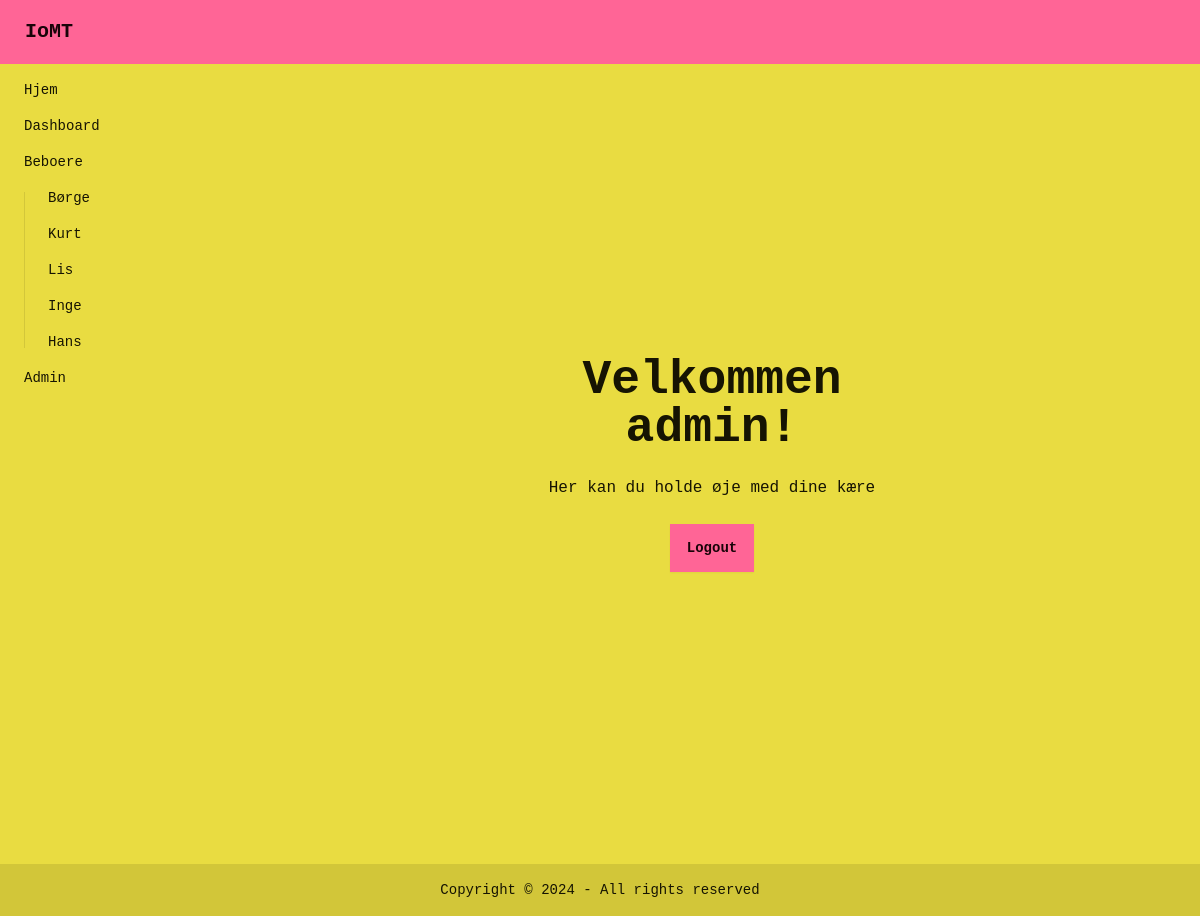
The page / (signed in) on the database as committed earlier.
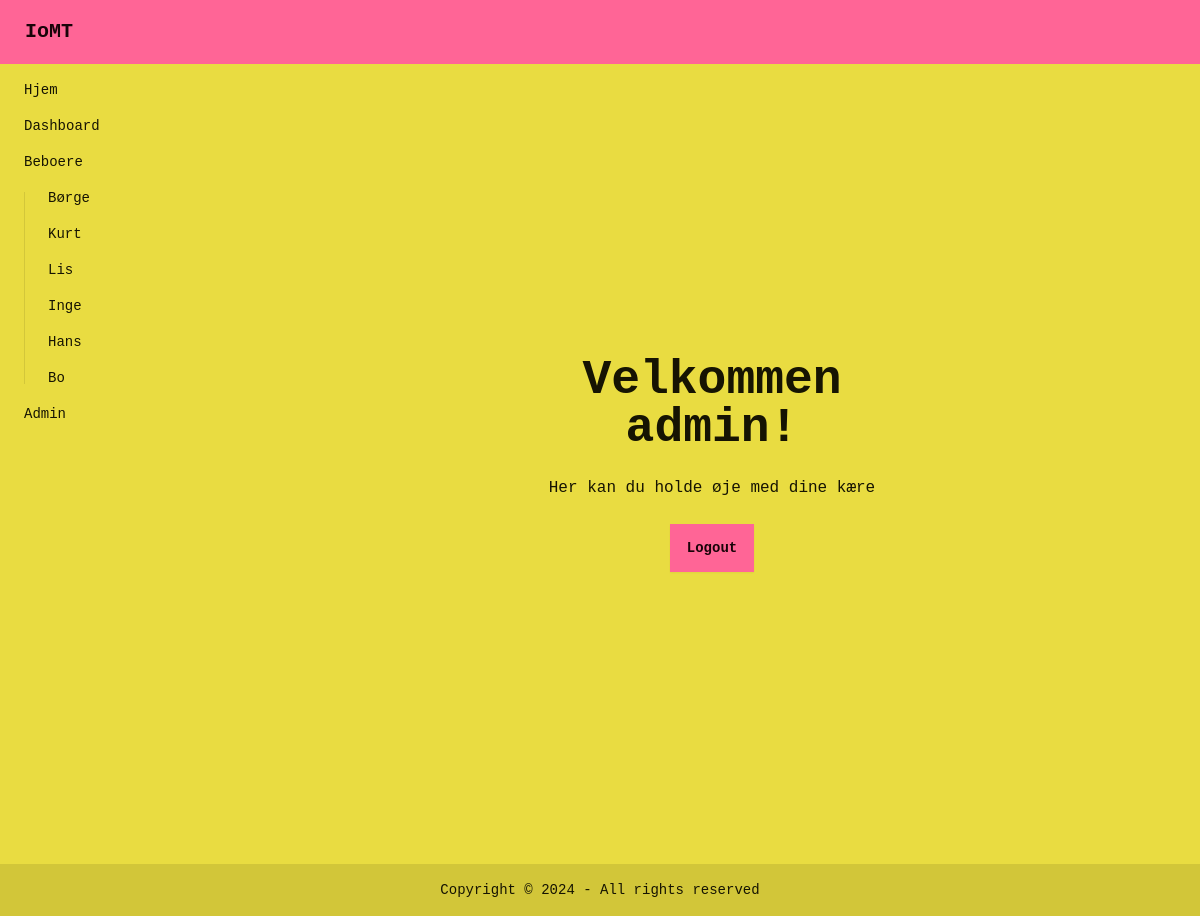
The same page on the database as committed later.
### app.py (models this page shows)
class Residents(db.Model):
    id = db.Column(db.Integer, primary_key=True)
    username = db.Column(db.String(150), unique=True, nullable=False)

class User(db.Model, UserMixin):
    id = db.Column(db.Integer, primary_key=True)
    username = db.Column(db.String(150), unique=True, nullable=False)
    password = db.Column(db.String(150), nullable=False)
    is_admin = db.Column(db.Boolean, default=False)

### app.py (the view)
@app.route('/')
@login_required
def index():
    residents = Residents.query.all()
    return render_template('index.html', residents = residents)

### app.py (called while the page is built)
@login_manager.user_loader
def load_user(user_id):
    return User.query.get(int(user_id))

### templates/index.html
{% extends 'base.html' %}
{% block content %}
<div class="hero bg-base-200 min-h-screen">
    <div class="hero-content text-center">
      <div class="max-w-md">
        <h1 class="text-5xl font-bold">Velkommen {{ current_user.username }}!</h1>
        <p class="py-6">
          Her kan du holde øje med dine kære
        </p>
        <a href="{{ url_for('logout') }}"><button class="btn btn-primary">Logout</button></a>
      </div>
    </div>
</div>
{% endblock %}

### templates/base.html (shortened to what this page needs)
<html lang="en" data-theme="cyberpunk">
<head>
    <link href="{{url_for('static',filename='css/main.css')}}" rel="stylesheet">
</head>
<body>
    <div class="navbar bg-primary text-primary-content">
        <a href="/"><button class="btn btn-ghost text-xl">IoMT</button></a>
    </div>
    <div id="sidebar" class="flex h-screen">
        <div>
            <ul class="menu bg-base-200 rounded-box w-56 h-full">
                <li><a href="/">Hjem</a></li>
                <li><a href="/dashboard">Dashboard</a></li>
                <li><a href="/residents">Beboere</a></li>
                <li>
                    <ul>
                        {% for resident in residents %}
                      <li><a href="{{ url_for('resident_profile', user_id=resident.id) }}">{{resident.username}}</a></li>
                      {% endfor %}
                    </ul>
                </li>
                <li><a href="/admin">Admin</a></li>
            </ul>
        </div>
        <div class="flex-1">
            {% block content %}
            {% endblock %}
        </div>
    </div>
    <footer class="footer footer-center bg-base-300 text-base-content p-4">
        <aside>
          <p>Copyright © 2024 - All rights reserved</p>
        </aside>
    </footer>
</body>
</html>

Rows that differ between the two databases and show on the page:
added Residents: username "Bo"
